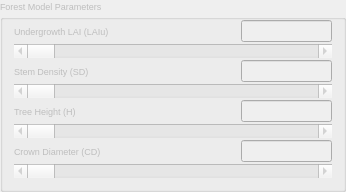
        <widget class="QGroupBox" name="ForestMP_Box">
         <property name="enabled">
          <bool>false</bool>
         </property>
         <property name="font">
          <font>
           <pointsize>7</pointsize>
          </font>
         </property>
         <property name="title">
          <string>Forest Model Parameters</string>
         </property>
         <property name="flat">
          <bool>true</bool>
         </property>
         <layout class="QGridLayout" name="gridLayout_5">
          <property name="topMargin">
           <number>3</number>
          </property>
          <property name="verticalSpacing">
           <number>2</number>
          </property>
          <item row="0" column="1">
           <spacer name="horizontalSpacer_15">
            <property name="orientation">
             <enum>Qt::Horizontal</enum>
            </property>
            <property name="sizeType">
             <enum>QSizePolicy::Fixed</enum>
            </property>
            <property name="sizeHint" stdset="0">
             <size>
              <width>90</width>
              <height>20</height>
             </size>
            </property>
           </spacer>
          </item>
          <item row="2" column="0">
           <widget class="QLabel" name="SD_Text">
            <property name="sizePolicy">
             <sizepolicy hsizetype="Minimum" vsizetype="Preferred">
              <horstretch>0</horstretch>
              <verstretch>0</verstretch>
             </sizepolicy>
            </property>
            <property name="minimumSize">
             <size>
              <width>125</width>
              <height>0</height>
             </size>
            </property>
            <property name="maximumSize">
             <size>
              <width>16777215</width>
              <height>20</height>
             </size>
            </property>
            <property name="text">
             <string>Stem Density (SD)</string>
            </property>
           </widget>
          </item>
          <item row="4" column="0">
           <widget class="QLabel" name="TreeH_Text">
            <property name="sizePolicy">
             <sizepolicy hsizetype="Minimum" vsizetype="Preferred">
              <horstretch>0</horstretch>
              <verstretch>0</verstretch>
             </sizepolicy>
            </property>
            <property name="minimumSize">
             <size>
              <width>125</width>
              <height>0</height>
             </size>
            </property>
            <property name="maximumSize">
             <size>
              <width>16777215</width>
              <height>20</height>
             </size>
            </property>
            <property name="text">
             <string>Tree Height (H)</string>
            </property>
           </widget>
          </item>
          <item row="0" column="0">
           <widget class="QLabel" name="LAIu_Text">
            <property name="sizePolicy">
             <sizepolicy hsizetype="Minimum" vsizetype="Preferred">
              <horstretch>0</horstretch>
              <verstretch>0</verstretch>
             </sizepolicy>
            </property>
            <property name="minimumSize">
             <size>
              <width>125</width>
              <height>0</height>
             </size>
            </property>
            <property name="maximumSize">
             <size>
              <width>16777215</width>
              <height>20</height>
             </size>
            </property>
            <property name="text">
             <string>Undergrowth LAI (LAIu)</string>
            </property>
           </widget>
          </item>
          <item row="2" column="2">
           <widget class="QLineEdit" name="SD_lineEdit">
            <property name="sizePolicy">
             <sizepolicy hsizetype="Expanding" vsizetype="Minimum">
              <horstretch>0</horstretch>
              <verstretch>0</verstretch>
             </sizepolicy>
            </property>
            <property name="minimumSize">
             <size>
              <width>0</width>
              <height>0</height>
             </size>
            </property>
            <property name="inputMethodHints">
             <set>Qt::ImhDigitsOnly</set>
            </property>
            <property name="frame">
             <bool>true</bool>
            </property>
            <property name="alignment">
             <set>Qt::AlignCenter</set>
            </property>
           </widget>
          </item>
          <item row="0" column="2">
           <widget class="QLineEdit" name="LAIu_lineEdit">
            <property name="sizePolicy">
             <sizepolicy hsizetype="Expanding" vsizetype="Minimum">
              <horstretch>0</horstretch>
              <verstretch>0</verstretch>
             </sizepolicy>
            </property>
            <property name="minimumSize">
             <size>
              <width>0</width>
              <height>0</height>
             </size>
            </property>
            <property name="inputMethodHints">
             <set>Qt::ImhDigitsOnly</set>
            </property>
            <property name="frame">
             <bool>true</bool>
            </property>
            <property name="alignment">
             <set>Qt::AlignCenter</set>
            </property>
           </widget>
          </item>
          <item row="4" column="2">
           <widget class="QLineEdit" name="TreeH_lineEdit">
            <property name="sizePolicy">
             <sizepolicy hsizetype="Expanding" vsizetype="Minimum">
              <horstretch>0</horstretch>
              <verstretch>0</verstretch>
             </sizepolicy>
            </property>
            <property name="minimumSize">
             <size>
              <width>0</width>
              <height>0</height>
             </size>
            </property>
            <property name="inputMethodHints">
             <set>Qt::ImhDigitsOnly</set>
            </property>
            <property name="frame">
             <bool>true</bool>
            </property>
            <property name="alignment">
             <set>Qt::AlignCenter</set>
            </property>
           </widget>
          </item>
          <item row="6" column="0">
           <widget class="QLabel" name="CD_Text">
            <property name="sizePolicy">
             <sizepolicy hsizetype="Minimum" vsizetype="Preferred">
              <horstretch>0</horstretch>
              <verstretch>0</verstretch>
             </sizepolicy>
            </property>
            <property name="minimumSize">
             <size>
              <width>125</width>
              <height>0</height>
             </size>
            </property>
            <property name="maximumSize">
             <size>
              <width>16777215</width>
              <height>20</height>
             </size>
            </property>
            <property name="text">
             <string>Crown Diameter (CD)</string>
            </property>
           </widget>
          </item>
          <item row="6" column="2">
           <widget class="QLineEdit" name="CD_lineEdit">
            <property name="sizePolicy">
             <sizepolicy hsizetype="Expanding" vsizetype="Minimum">
              <horstretch>0</horstretch>
              <verstretch>0</verstretch>
             </sizepolicy>
            </property>
            <property name="minimumSize">
             <size>
              <width>0</width>
              <height>0</height>
             </size>
            </property>
            <property name="inputMethodHints">
             <set>Qt::ImhDigitsOnly</set>
            </property>
            <property name="frame">
             <bool>true</bool>
            </property>
            <property name="alignment">
             <set>Qt::AlignCenter</set>
            </property>
           </widget>
          </item>
          <item row="7" column="0" colspan="3">
           <widget class="QScrollBar" name="CD_Slide">
            <property name="orientation">
             <enum>Qt::Horizontal</enum>
            </property>
           </widget>
          </item>
          <item row="5" column="0" colspan="3">
           <widget class="QScrollBar" name="TreeH_Slide">
            <property name="orientation">
             <enum>Qt::Horizontal</enum>
            </property>
           </widget>
          </item>
          <item row="3" column="0" colspan="3">
           <widget class="QScrollBar" name="SD_Slide">
            <property name="orientation">
             <enum>Qt::Horizontal</enum>
            </property>
           </widget>
          </item>
          <item row="1" column="0" colspan="3">
           <widget class="QScrollBar" name="LAIu_Slide">
            <property name="orientation">
             <enum>Qt::Horizontal</enum>
            </property>
           </widget>
          </item>
         </layout>
        </widget>
